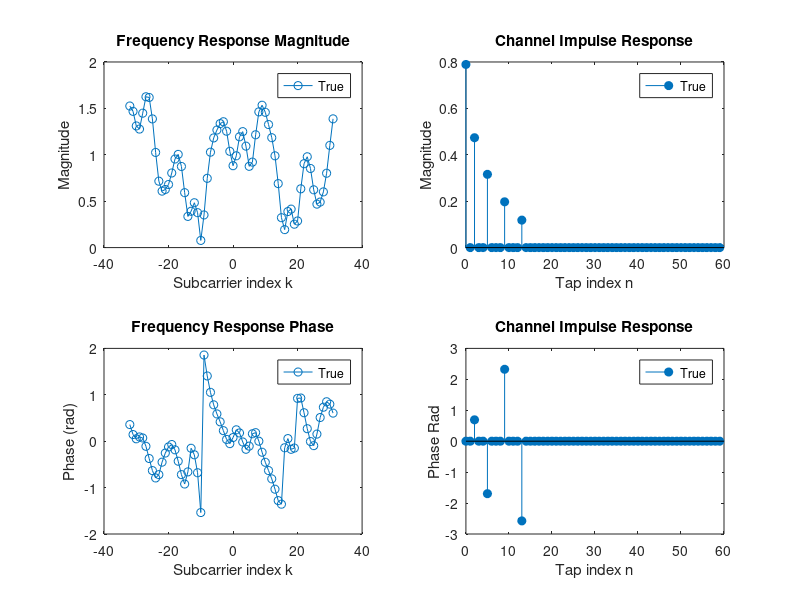

MATLAB code for this plot:

% MCS Lab 3 Pilot-only OFDM channel estimation
% 1) Place pilots on subcarriers (frequency domain)
% 2) IFFT to time, add CP
% 3) Pass through multipath channel (linear convolution) + AWGN
% 4) Remove CP, FFT
% 5) Per-subcarrier channel estimation (Hhat = Y/X)
% 6) Plot true vs. estimated channel in frequency and time domains
% 7) Getv multiple plots for each sub-question


clearvars
rng(123);

%% Parameters 
N       = 64;            % FFT size
CP      = 30;            % CP length 
SNRdB   = inf;           % SNR (dB); set inf for no noise
useDC   = true;          % set false to remove DC subcarrier 
useGuards = false;       % set true to remove Guard bands
guard = 10;              % guard band #subcarriers one of the two edges

% Multipath channel (discrete-time tapped delay line) 
% delays in samples, complex gains
tap_delays = [0 2 5 9 13];  
tap_gains  = [1.0 0.6 0.4 0.25 0.15] .* exp(1j*2*pi*[0.00 0.11 -0.27 0.37 -0.41]);
tap_gains  = tap_gains / sqrt(sum(abs(tap_gains).^2)); % normalize power to 1

%% Pilot allocation 
% Fill all usable subcarriers with BPSK pilots

pilotF = randi([0 1], N, 1) * 2 - 1;   % values in {+1, -1} pilot value on each subcarrier
if ~useDC
    pilotF(N/2+1) = 0;           % DC bin (center) set to zero
end
if useGuards 
    pilotF(1:guard)     = 0;     % here we simply null a few bins at edges
    pilotF(end-guard+1:end) = 0; 
end


%% TX: IFFT, CP append 
% NOTE: We'll treat 'pilotF' as an FFT-shifted vector for visualization.
% For actual IFFT, we need unshifted frequency ordering.
pilotF_unshift = ifftshift(pilotF);        % put DC at index 1 for ifft()
x_noCP = ifft(pilotF_unshift, N);          % time-domain symbol (length N)
x_tx   = [x_noCP(end-CP+1:end); x_noCP];   % prepend CP  (length N+CP)

%% Channel 
% Build discrete LTI channel impulse response h (length Lh = max delay +1)
Lh = max(tap_delays) + 1;
h  = zeros(Lh,1);
h(tap_delays + 1) = tap_gains;

% The "true" frequency response for circular convolution of length N
% is the N-point DFT of h zero-padded to length N, viewed with fftshift.
H_true_unshift = fft([h; zeros(N - numel(h), 1)], N);
H_true = fftshift(H_true_unshift);

freq_axis = -N/2:N/2-1; % shifted freq axis

% For comparison, we plot first, say, 2*CP taps 
plot_taps = min(N, max(2*CP, Lh + 8));        % a reasonable window

%% Plot ground truth True channel
figure(1);clf;
subplot(2,2,1);
plot(freq_axis, abs(H_true), 'o-', 'DisplayName','True'); hold on;
xlabel('Subcarrier index k'); ylabel('Magnitude');
title('Frequency Response Magnitude');
legend('Location','northeast');

subplot(2,2,3);
plot(freq_axis, angle(H_true), 'o-', 'DisplayName','True'); hold on;
xlabel('Subcarrier index k'); ylabel('Phase (rad)');
title('Frequency Response Phase');
legend('Location','northeast');

subplot(2,2,2);
stem(0:plot_taps-1, abs([h; zeros(plot_taps-numel(h),1)]), 'filled', 'DisplayName','True'); hold on;
xlabel('Tap index n'); ylabel('Magnitude');
title('Channel Impulse Response');
legend('Location','northeast');

subplot(2,2,4);
stem(0:plot_taps-1, angle([h; zeros(plot_taps-numel(h),1)]), 'filled', 'DisplayName','True'); hold on;
xlabel('Tap index n'); ylabel('Phase Rad');
title('Channel Impulse Response');
legend('Location','northeast');


% All blocks below are TODO

%% Apply channel

%TODO

%% Add AWGN

%TODO

%% RX: Remove CP, take FFT 

% For a single symbol, emulate a perfectly timed receiver that drops CP
% We take the window aligned to the symbol after channel: start after CP
% NOTE: Due to linear convolution, the last (Lh-1) samples are transient.
% We'll take the N samples starting from CP; i.e.; drop the CP and
% transient samples

%TODO

%% OFDM Channel estimate (estimate in freq domain then take ifft for time domain)

%TODO

%% Plot Channel frequency response (magnitude and phase); and Channel impulse response (magnitude and phase)
% COmpare True channel with estimated channel as two legends in each
% subplot. Compute NMSE and display it in the plot.

%TODO
